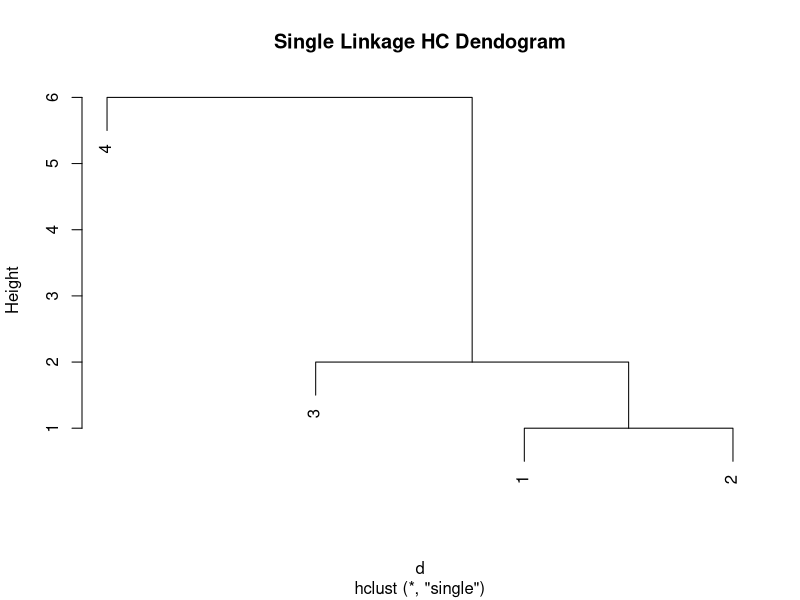
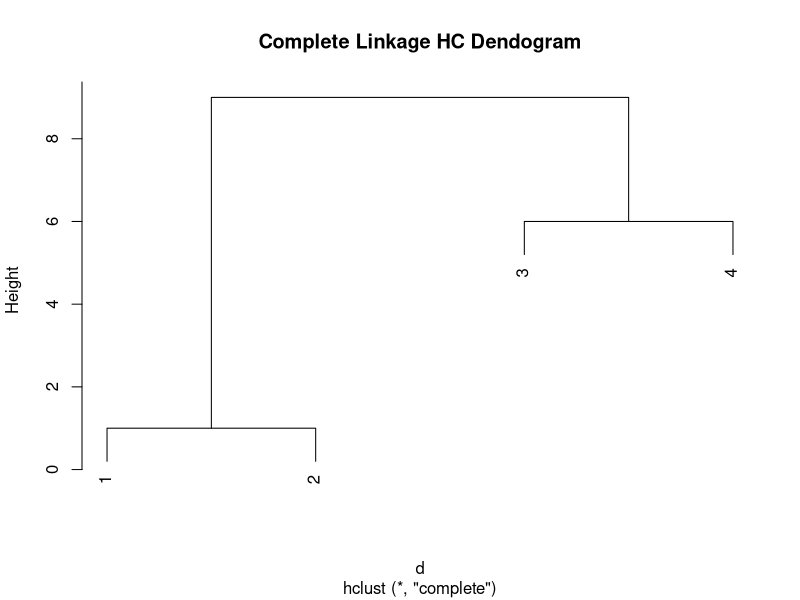
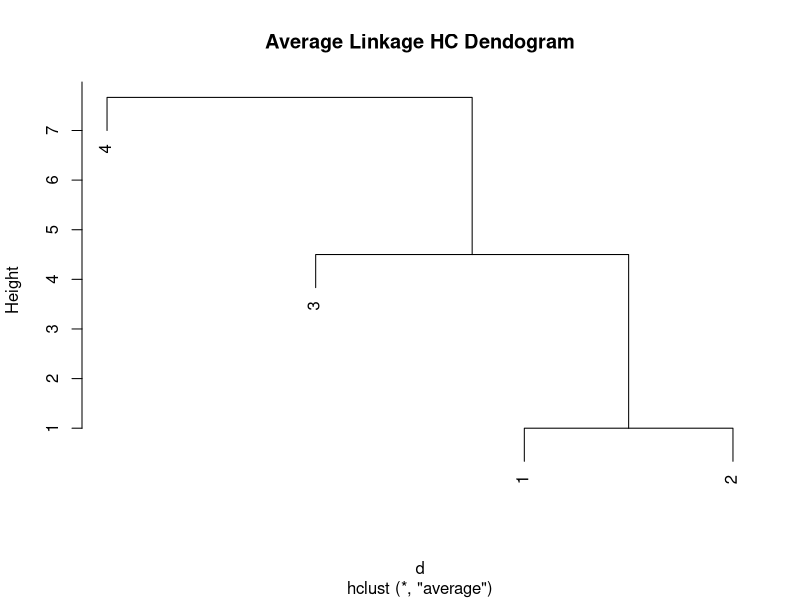
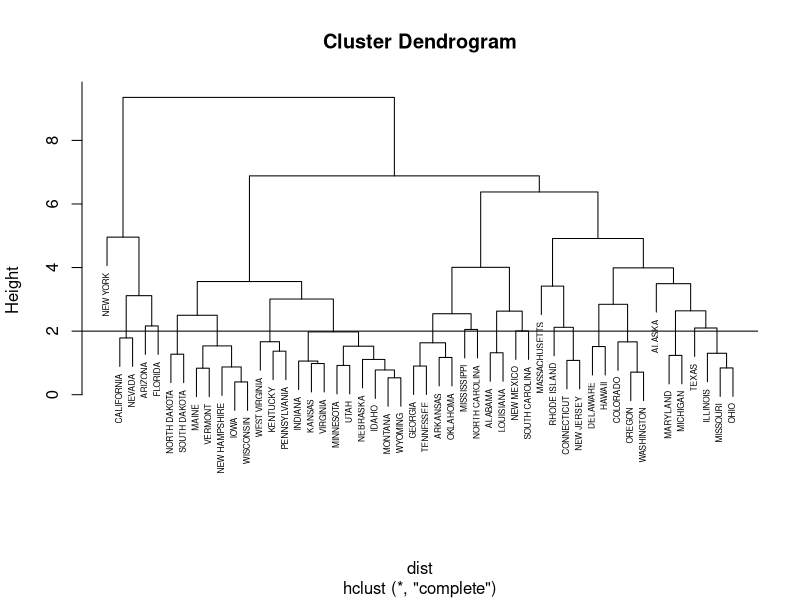
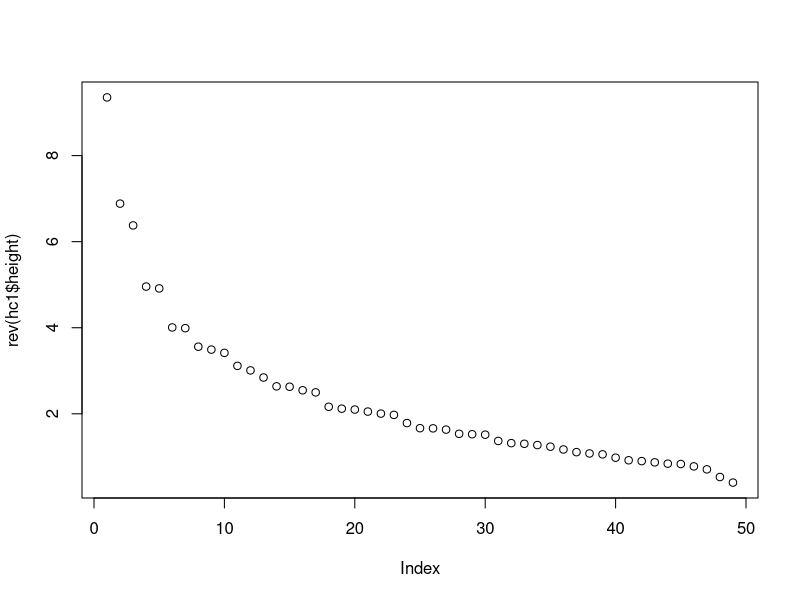
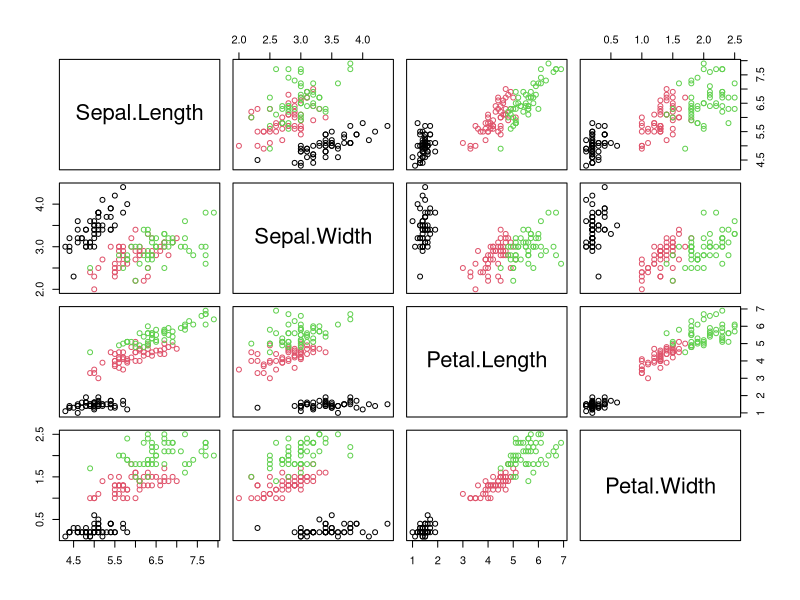
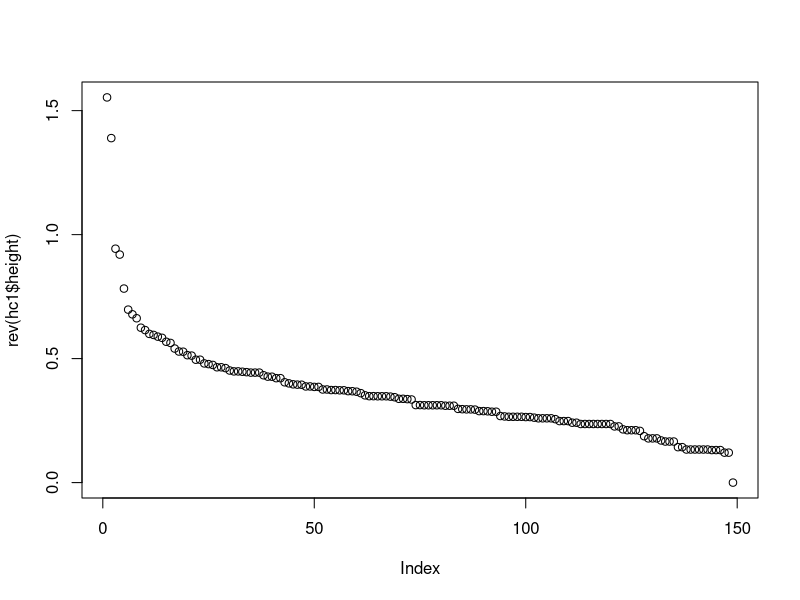
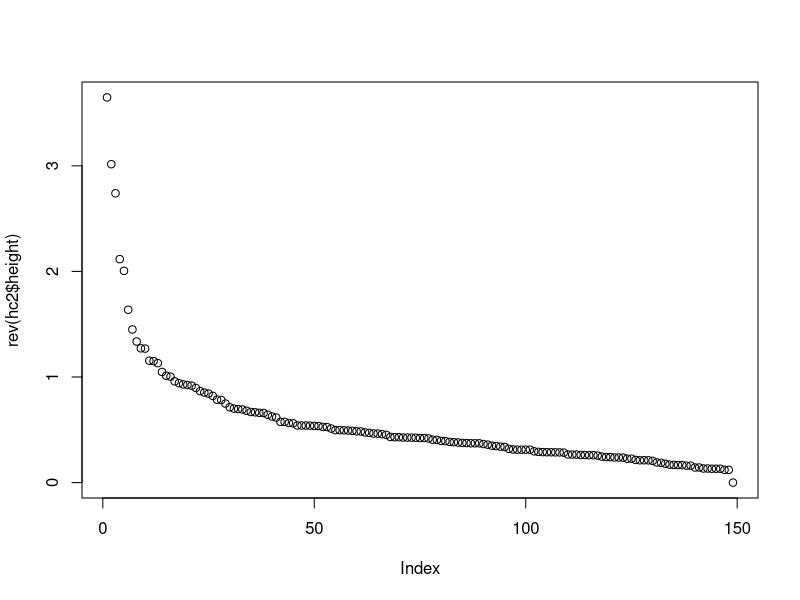

Write the R code that produced these figures, in order.
## ---- chunk 1
setwd('/Users/jdmini/Documents/MS_DataScience/6 Multivariate Analysis')
## ---- chunk 2
d <- matrix(c(0, 1, 2, 8,
              1, 0, 7, 9,
              2, 7, 0, 6,
              8, 9, 6, 0), ncol = 4, byrow = T)
d
class(d)
## ---- chunk 3
d = as.dist(d)
class(d)
## ---- chunk 4
hc <- hclust(d, "single")
plot(hc, main = "Single Linkage HC Dendogram")
## ---- chunk 5
hc <- hclust(d, "complete")
plot(hc, main = "Complete Linkage HC Dendogram")
## ---- chunk 6
hc$height
## ---- chunk 7
hc <- hclust(d, "average")
plot(hc, main = "Average Linkage HC Dendogram")
## ---- chunk 8
crime <- read.csv("./Data Sets/crime.csv", row.names = "STATE")
crime.s <- scale(crime)

# create distance matrix
dist <- dist(crime.s) 

# perform h-clustering analysis with complete linkage
hc1 <- hclust(dist, "complete")

# plot the dendogram
plot(hc1, cex = 0.5) # dendrogram

# plot a line at specific heights to visually identify clusters more easily
abline(h=2) 
## ---- chunk 9
# list the information stored in the h-cluster analysis
names(hc1)

# plot the reverse heights
plot(rev(hc1$height))
## ---- chunk 10
ct <- cutree(hc1, 4)
## ---- chunk 11
table(ct)
## ---- chunk 12
cluster1 = subset(rownames(crime), ct==1)
cluster1
## ---- chunk 13
crime.s = scale(crime)

index1 = match(cluster1, rownames(crime))

colMeans(crime.s[index1, ])
## ---- chunk 14
head(iris)

mydata1= iris[,-5]
plot(mydata1, col = iris$Species)
## ---- chunk 15
# scale the data
mydata1.s = scale(mydata1)

# perform single link cluster
hc1 = hclust(dist(mydata1.s), "single")

# create the scree plot
plot(rev(hc1$height))
## ---- chunk 16
ct1 = cutree(hc1, 3)

# summarize single linkage results 
table(ct1)

# create contingency table
table(ct1, iris$Species)
## ---- chunk 17
hc2 = hclust(dist(mydata1.s), "average")

plot(rev(hc2$height))
## ---- chunk 18
ct2 = cutree(hc2, 3)
table(ct2)
table(ct2, iris$Species)
## ---- chunk 19
hc3 = hclust(dist(mydata1.s), "complete")

plot(rev(hc3$height))
## ---- chunk 20
ct3 = cutree(hc3, 3)
table(ct3)
table(ct3, iris$Species)
## ---- chunk 21
plot(mydata1, col = iris$Species, main = "True cluster colorings" )

plot(mydata1, col = ct3, main = "HC complete linkage colorings")
